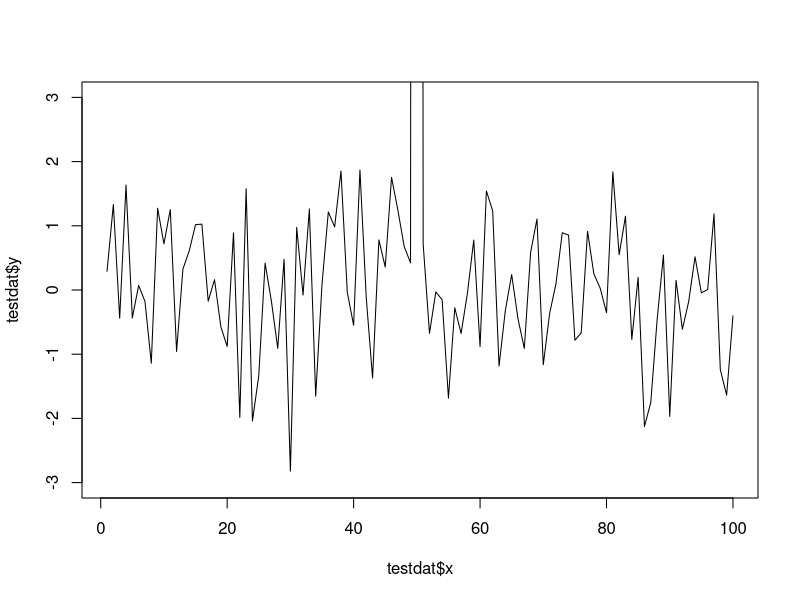
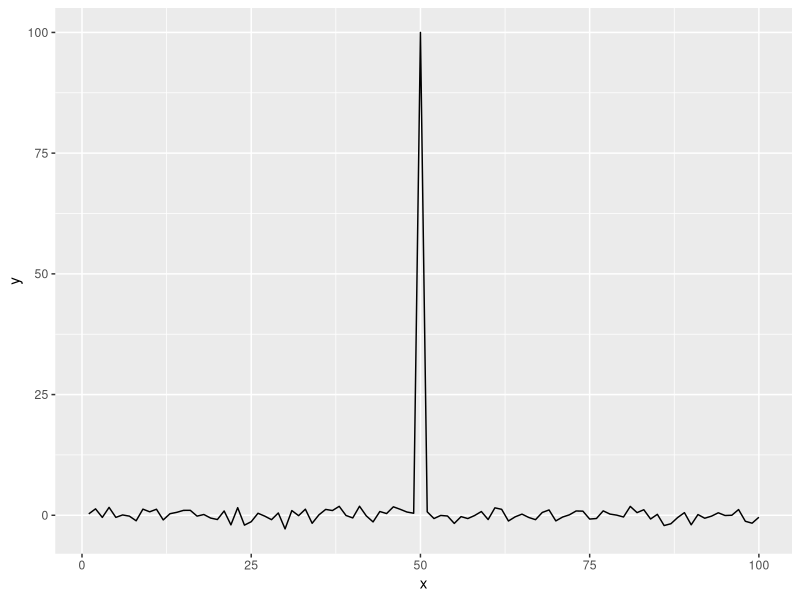
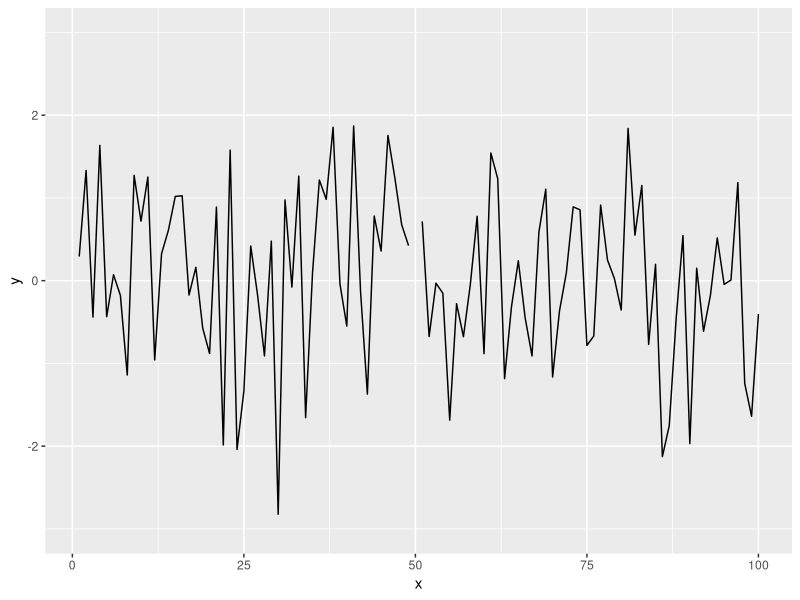
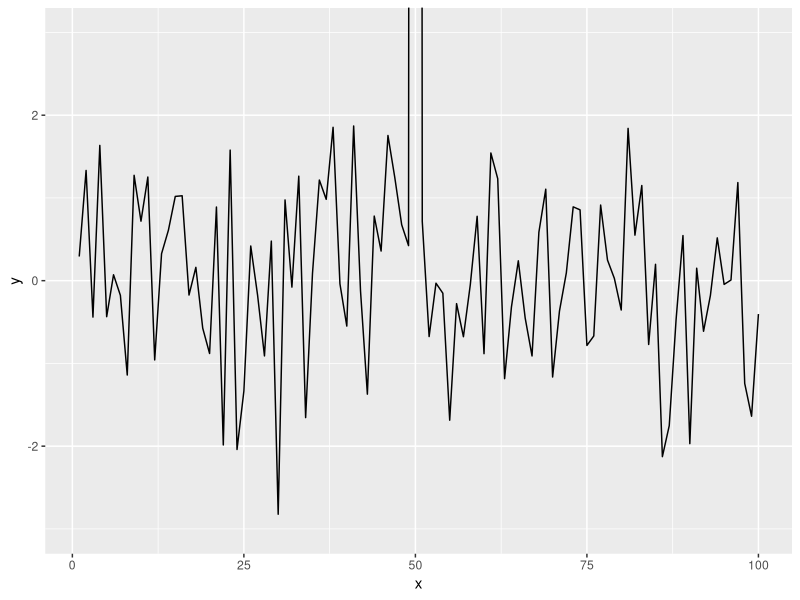

R code for these plots, in order:

library(ggplot2)
testdat <- data.frame(x = 1:100, y = rnorm(100))
testdat[50,2] <- 100  ## Outlier!
plot(testdat$x, testdat$y, type = "l", ylim = c(-3,3))

g <- ggplot(testdat, aes(x = x, y = y))
g + geom_line()

g + geom_line() + ylim(-3, 3)

g + geom_line() + coord_cartesian(ylim = c(-3, 3))
